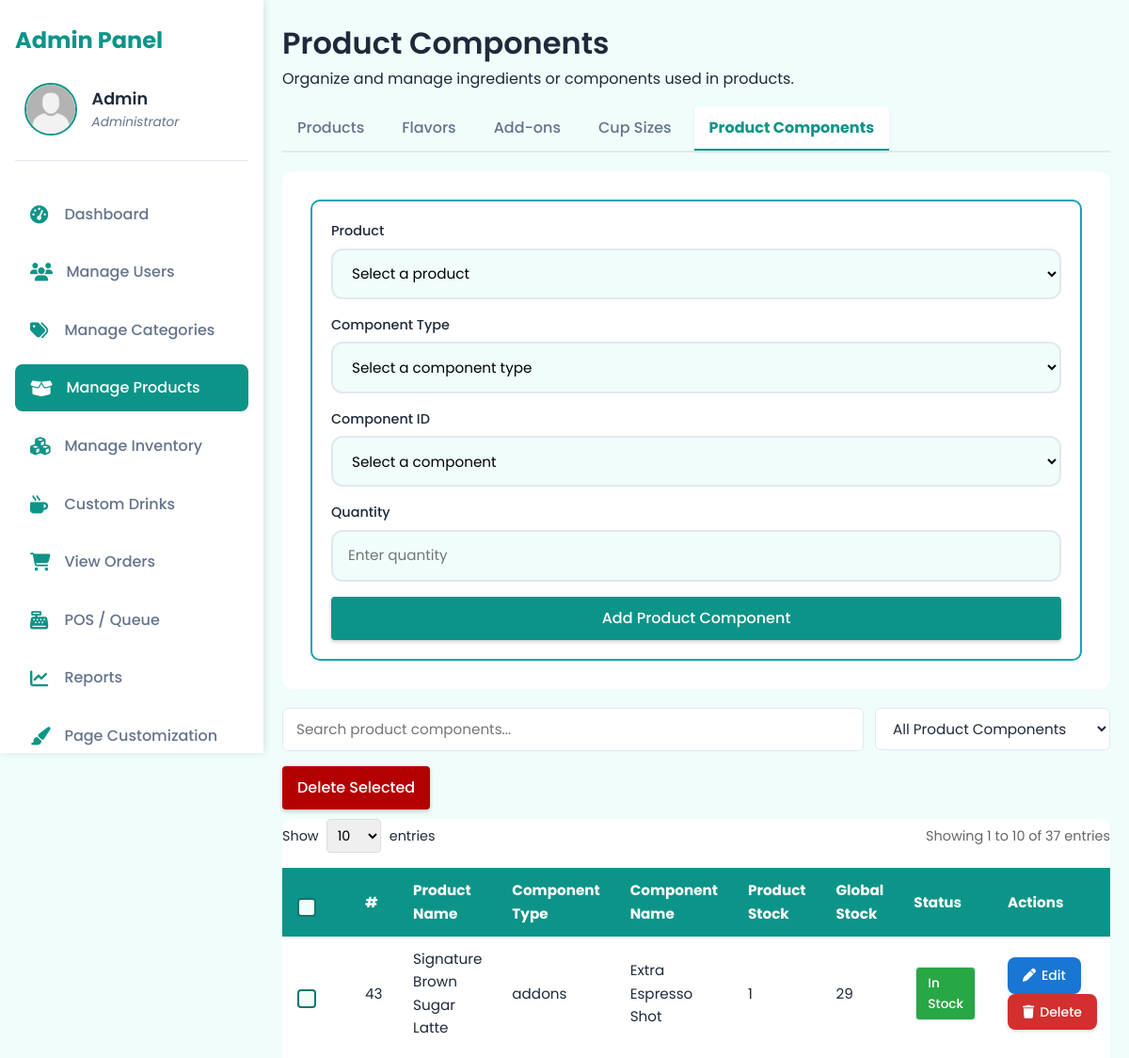
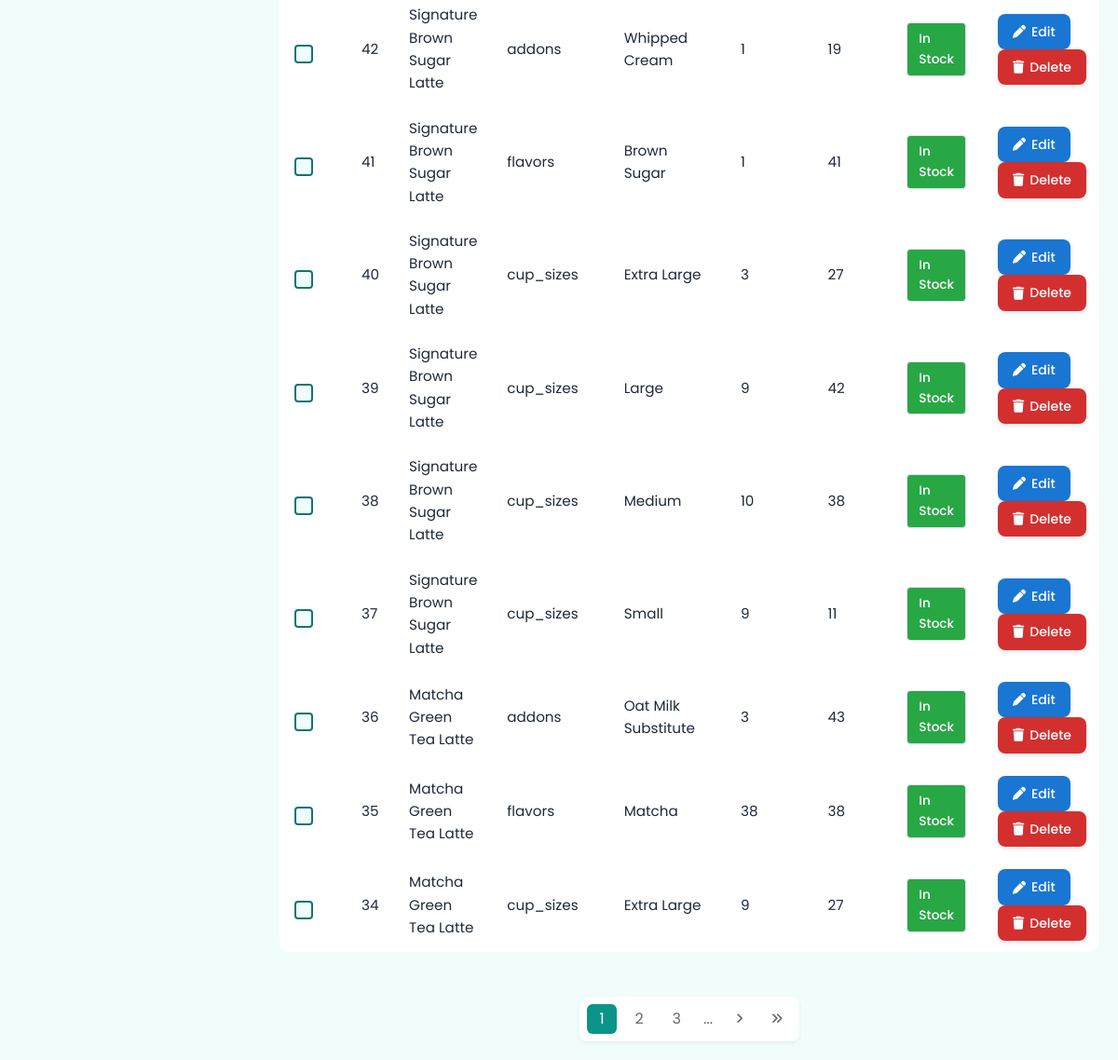
The app's page /dashboard/admin/manage-products.php?tab=product-components (signed in) with its own data (2 pictures, top to bottom).
### tables this page shows
CREATE TABLE `users` (
  `id` int(11) NOT NULL,
  `name` varchar(100) DEFAULT NULL,
  `email` varchar(100) DEFAULT NULL,
  `password` varchar(255) DEFAULT NULL,
  `account_type` enum('admin','customer') DEFAULT 'customer',
  `email_verified` tinyint(1) DEFAULT 0,
  `verification_code` varchar(6) DEFAULT NULL,
  `reset_code` varchar(6) DEFAULT NULL,
  `created_at` timestamp NOT NULL DEFAULT current_timestamp(),
  `full_name` varchar(150) DEFAULT NULL,
  `address` text DEFAULT NULL,
  `age` int(11) DEFAULT NULL,
  `birthday` date DEFAULT NULL,
  `profile_image` varchar(255) DEFAULT NULL,
  `failed_attempts` int(11) DEFAULT 0,
  `is_blocked` tinyint(1) DEFAULT 0
);

CREATE TABLE `product_components` (
  `id` int(11) NOT NULL,
  `product_id` int(11) NOT NULL,
  `component_type` enum('cup_sizes','flavors','addons') DEFAULT NULL,
  `component_id` int(11) NOT NULL,
  `quantity` int(11) NOT NULL DEFAULT 1,
  `active` tinyint(1) DEFAULT 1
);

### dashboard/admin/tabs/product-components.php (the view, shortened to what this page needs)
<?php
require_once __DIR__ . '/../../../config/db.php';
$products = $conn->query("SELECT product_id, product_name FROM products ORDER BY product_id")->fetchAll(PDO::FETCH_ASSOC);
try {
    $conn->query("ALTER TABLE product_components ADD COLUMN IF NOT EXISTS active TINYINT(1) DEFAULT 1 AFTER quantity");
} catch (PDOException $e) {
}
$entries_per_page = isset($_GET['entries']) ? (int)$_GET['entries'] : 10;
$current_page = isset($_GET['page']) ? (int)$_GET['page'] : 1;
$offset = ($current_page - 1) * $entries_per_page;
$total_records = $conn->query("SELECT COUNT(*) FROM product_components")->fetchColumn();
$total_pages = ceil($total_records / $entries_per_page);
$product_components = $conn->query("
    SELECT
        pc.*,
        CASE
            WHEN pc.component_type = 'addons' THEN a.quantity
            WHEN pc.component_type = 'flavors' THEN f.quantity
            WHEN pc.component_type = 'cup_sizes' THEN cs.quantity
        END AS global_quantity
    FROM product_components pc
    LEFT JOIN addons a ON pc.component_type = 'addons' AND pc.component_id = a.addon_id
    LEFT JOIN flavors f ON pc.component_type = 'flavors' AND pc.component_id = f.flavor_id
    LEFT JOIN cup_sizes cs ON pc.component_type = 'cup_sizes' AND pc.component_id = cs.cup_size_id
    ORDER BY pc.id DESC
    LIMIT $offset, $entries_per_page
")->fetchAll(PDO::FETCH_ASSOC);
$product_map = [];
$products = $conn->query("SELECT product_id, product_name FROM products")->fetchAll(PDO::FETCH_ASSOC);
foreach ($products as $p) {
    $product_map[$p['product_id']] = $p['product_name'];
}
function getComponentMap($conn, $table, $id_col, $name_col) {
    $stmt = $conn->prepare("SELECT $id_col AS id, $name_col AS name FROM $table");
    $stmt->execute();
    $map = [];
    foreach ($stmt->fetchAll(PDO::FETCH_ASSOC) as $row) {
        $map[$row['id']] = $row['name'];
    }
    return $map;
}
$cup_size_map = getComponentMap($conn, 'cup_sizes', 'cup_size_id', 'size_name');
$flavor_map = getComponentMap($conn, 'flavors', 'flavor_id', 'flavor_name');
$addon_map = getComponentMap($conn, 'addons', 'addon_id', 'addon_name');
function getStockStatusBadge($productQty, $globalQty) {
    return '<span class="status-badge success">In Stock</span>';
}
?>
<!DOCTYPE html>
<html lang="en">
<head>
  <link rel="stylesheet" href="/alon_at_araw/assets/global.css"/>
  <link rel="stylesheet" href="/alon_at_araw/assets/styles/root-admin.css">
  <link rel="stylesheet" href="/alon_at_araw/assets/styles/product-components.css"/>
  <link rel="stylesheet" href="/alon_at_araw/assets/fonts/font.css">
  <link rel="stylesheet" href="https://cdnjs.cloudflare.com/ajax/libs/jquery-toast-plugin/1.3.2/jquery.toast.min.css" />
  <link rel="stylesheet" href="https://cdnjs.cloudflare.com/ajax/libs/font-awesome/6.4.0/css/all.min.css"/>
<body>
<?php include __DIR__ . '/../../../includes/admin-sidebar.php'; ?>
<main class="users-management">
  <div class="category-form-wrapper">
    <form method="POST" class="category-form">
      <div class="input-container">
        <label for="product-id">Product</label>
        <select id="product-id" name="product_id" required>
          <option value="">Select a product</option>
        </select>
      </div>
      <div class="input-container">
        <label for="component-type">Component Type</label>
        <select id="component-type" name="component_type" required>
          <option value="">Select a component type</option>
        </select>
      </div>
       <div class="input-container">
            <label for="component-id">Component ID</label>
            <select id="component-id" name="component_id" required>
                <option value="">Select a component</option>
            </select>
          </div>
      <div class="input-container">
        <label for="quantity">Quantity</label>
        <input type="number" id="quantity" name="quantity" placeholder="Enter quantity" required min="1" />
      </div>
      <button type="submit" name="add_product_component" class="md-btn md-btn-primary">Add Product Component</button>
    </form>
  </div>
  <div class="user-controls">
    <input type="text" id="searchInput" placeholder="Search product components..." class="search-input" />
    <div class="filter-dropdown">
    <select id="filterSelect" class="filter-select">
        <option value="all">All Product Components</option>
    </select>
    </div>
  </div>
  <form method="POST">
    <button type="button" id="triggerBulkDelete" class="md-btn danger">Delete Selected</button>
    <div class="table-container">
      <div class="table-controls">
        <div class="entries-control">
            <label>Show
                <select id="entriesSelect" onchange="changeEntries(this.value)">
                    <option value="10" <?= $entries_per_page == 10 ? 'selected' : '' ?>>10</option>
                </select>
                entries
            </label>
        </div>
        <div class="table-info">
            Showing <?= min(($current_page - 1) * $entries_per_page + 1, $total_records) ?> to
            <?= min($current_page * $entries_per_page, $total_records) ?> of <?= $total_records ?> entries
        </div>
    </div>
      <table class="user-table">
        <thead>
          <tr>
            <th><label class="md-checkbox"><input type="checkbox" id="select-all" /><span></span></label></th>
            <th>#</th>
            <th>Product Name</th>
            <th>Component Type</th>
            <th>Component Name</th>
            <th>Product Stock</th>
            <th>Global Stock</th>
            <th>Status</th>
            <th>Actions</th>
          </tr>
        </thead>
        <tbody>
          <?php if (count($product_components) > 0): ?>
            <?php foreach ($product_components as $component): ?>
              <?php
                    $isGlobalOutOfStock = $component['global_quantity'] <= 0;
                    $rowClass = $isGlobalOutOfStock ? 'out-of-stock' : '';
                ?>
              <tr style="background-color: <?= $rowClass === 'out-of-stock' ? '#f0f0f0' : '' ?>" class="<?= $rowClass ?>">
                <td>
                  <label class="md-checkbox">
                    <input type="checkbox" name="selected_ids[]" value="<?= $component['id'] ?>" <?= $isGlobalOutOfStock ? 'disabled' : '' ?> /><span></span>
                  </label>
                </td>
                <td><?= $component['id'] ?></td>
                <td><?= htmlspecialchars($product_map[$component['product_id']] ?? 'Unknown') ?></td>
                <td><?= htmlspecialchars($component['component_type']) ?></td>
                <td>
                    <?php
                        switch ($component['component_type']) {
                            case 'cup_sizes':
                                echo htmlspecialchars($cup_size_map[$component['component_id']] ?? 'Unknown');
                                break;
                            case 'flavors':
                                echo htmlspecialchars($flavor_map[$component['component_id']] ?? 'Unknown');
                                break;
                            case 'addons':
                                echo htmlspecialchars($addon_map[$component['component_id']] ?? 'Unknown');
                                break;
                        }
                    ?>
                </td>
                <td><?= htmlspecialchars($component['quantity']) ?></td>
                <td><?= htmlspecialchars($component['global_quantity']) ?></td>
                <td><?= getStockStatusBadge($component['quantity'], $component['global_quantity']) ?></td>
                <td>
                   <?php if ($isGlobalOutOfStock): ?>
                     <span class="status-badge disabled">Disabled (Global Stock Empty)</span>
                   <?php else: ?>
                  <button
                    type="button"
                    class="custom-edit-btn edit-btn"
                    data-id="<?= $component['id'] ?>"
                    data-product-id="<?= $component['product_id'] ?>"
                    data-component-type="<?= htmlspecialchars($component['component_type'], ENT_QUOTES) ?>"
                    data-component-id="<?= $component['component_id'] ?>"
                    data-quantity="<?= $component['quantity'] ?>"
                  >
                    <i class="fas fa-pen"></i> Edit
                  </button>
                  <?php endif; ?>
                  <button
                    type="button"
                    class="custom-delete-btn delete-product-component"
                    data-id="<?= $component['id'] ?>"
                  >
                    <i class="fas fa-trash"></i> Delete
                  </button>
                </td>
              </tr>
            <?php endforeach; ?>
          <?php endif; ?>
        </tbody>
      </table>
    </div>
  </form>
  <?php if ($total_pages > 1): ?>
  <div class="pagination-container">
      <div class="pagination">
          <?php
          $start_page = max(1, $current_page - 2);
          $end_page = min($total_pages, $current_page + 2);
          for ($i = $start_page; $i <= $end_page; $i++):
          ?>
              <a href="?tab=product-components&page=<?= $i ?>&entries=<?= $entries_per_page ?>"
                 class="page-link <?= $i === $current_page ? 'active' : '' ?>">
                  <?= $i ?>
              </a>
          <?php endfor; ?>
          <?php if ($end_page < $total_pages): ?>
              <span class="page-ellipsis">...</span>
          <?php endif; ?>
          <?php if ($current_page < $total_pages): ?>
              <a href="?tab=product-components&page=<?= $current_page + 1 ?>&entries=<?= $entries_per_page ?>" class="page-link next">
                  <i class="fas fa-angle-right"></i>
              </a>
              <a href="?tab=product-components&page=<?= $total_pages ?>&entries=<?= $entries_per_page ?>" class="page-link last">
                  <i class="fas fa-angle-double-right"></i>
              </a>
          <?php endif; ?>
      </div>
  </div>
  <?php endif; ?>
</main>
</body>
</html>

### includes/admin-sidebar.php (shortened to what this page needs)
<?php
$currentPage = basename($_SERVER['PHP_SELF']);
require_once __DIR__ . '/../config/db.php';
$stmt = $conn->prepare("SELECT name, profile_image FROM users WHERE id = ?");
$stmt->execute([$_SESSION['user_id']]);
$admin = $stmt->fetch();
$rawPath = $admin['profile_image'] ?? '';
$cleanPath = preg_replace('#^(\.\./)+#', '', $rawPath);
$profileImagePath = $cleanPath
    ? '/alon_at_araw/' . $cleanPath
    : '/alon_at_araw/assets/images/avatar.png';
?>
<!DOCTYPE html>
<html lang="en">
<head>
    <link rel="stylesheet" href="/alon_at_araw/assets/global.css"/>
    <link rel="stylesheet" href="/alon_at_araw/assets/styles/root-admin.css">
    <link rel="stylesheet" href="/alon_at_araw/assets/styles/admin-sidebar.css"/>
    <link rel="stylesheet" href="/alon_at_araw/assets/fonts/font.css">
    <link rel="stylesheet" href="https://cdnjs.cloudflare.com/ajax/libs/jquery-toast-plugin/1.3.2/jquery.toast.min.css" />
    <link rel="stylesheet" href="https://cdnjs.cloudflare.com/ajax/libs/font-awesome/6.4.0/css/all.min.css"/>
</head>
<body>
<aside class="sidebar">
  <div class="sidebar-header">
  <h2>Admin Panel</h2>
  <a href="admin-profile.php" class="admin-profile-link">
    <div class="admin-profile">
      <img src="<?= htmlspecialchars($profileImagePath) ?>" alt="Admin Profile" class="profile-pic" />
      <div class="admin-info">
        <span class="admin-name"><?= htmlspecialchars($admin['name']) ?></span>
        <small class="admin-role">Administrator</small>
      </div>
    </div>
  </a>
</div>
  <nav class="nav-links">
    <ul>
      <li><a href="dashboard.php" class="<?= $currentPage === 'dashboard.php' ? 'active' : '' ?>"><i class="fas fa-tachometer-alt"></i> Dashboard</a></li>
      <li><a href="manage-users.php" class="<?= $currentPage === 'manage-users.php' ? 'active' : '' ?>"><i class="fas fa-users"></i> Manage Users</a></li>
      <li><a href="manage-categories.php" class="<?= $currentPage === 'manage-categories.php' ? 'active' : '' ?>"><i class="fas fa-tags"></i> Manage Categories</a></li>
      <li><a href="manage-products.php" class="<?= $currentPage === 'manage-products.php' ? 'active' : '' ?>"><i class="fas fa-box-open"></i> Manage Products</a></li>
      <li><a href="inventory.php" class="<?= $currentPage === 'inventory.php' ? 'active' : '' ?>"><i class="fas fa-cubes"></i> Manage Inventory</a></li>
      <li><a href="custom-drinks.php" class="<?= $currentPage === 'custom-drinks.php' ? 'active' : '' ?>"><i class="fas fa-mug-hot"></i> Custom Drinks</a></li>
      <li><a href="view-orders.php" class="<?= $currentPage === 'view-orders.php' ? 'active' : '' ?>"><i class="fas fa-shopping-cart"></i> View Orders</a></li>
      <li><a href="pos.php" class="<?= $currentPage === 'pos.php' ? 'active' : '' ?>"><i class="fas fa-cash-register"></i> POS / Queue</a></li>
      <li><a href="reports.php" class="<?= $currentPage === 'reports.php' ? 'active' : '' ?>"><i class="fas fa-chart-line"></i> Reports</a></li>
      <li><a href="customize-site.php" class="<?= $currentPage === 'customize-site.php' ? 'active' : '' ?>"><i class="fas fa-paint-brush"></i> Page Customization</a></li>
    </ul>
  </nav>
</aside>
</body>
</html>

### records on screen
users: name "Admin"
product_components: id "43", product "Signature Brown Sugar Latte", component_type "addons", component "Extra Espresso Shot", quantity "1", global_quantity "29"
product_components: id "42", product "Signature Brown Sugar Latte", component_type "addons", component "Whipped Cream", quantity "1", global_quantity "19"
product_components: id "41", product "Signature Brown Sugar Latte", component_type "flavors", component "Brown Sugar", quantity "1", global_quantity "41"
product_components: id "40", product "Signature Brown Sugar Latte", component_type "cup_sizes", component "Extra Large", quantity "3", global_quantity "27"
product_components: id "39", product "Signature Brown Sugar Latte", component_type "cup_sizes", component "Large", quantity "9", global_quantity "42"
product_components: id "38", product "Signature Brown Sugar Latte", component_type "cup_sizes", component "Medium", quantity "10", global_quantity "38"
product_components: id "37", product "Signature Brown Sugar Latte", component_type "cup_sizes", component "Small", quantity "9", global_quantity "11"
product_components: id "36", product "Matcha Green Tea Latte", component_type "addons", component "Oat Milk Substitute", quantity "3", global_quantity "43"
product_components: id "35", product "Matcha Green Tea Latte", component_type "flavors", component "Matcha", quantity "38", global_quantity "38"
product_components: id "34", product "Matcha Green Tea Latte", component_type "cup_sizes", component "Extra Large", quantity "9", global_quantity "27"

### other values on screen
$current_tab_title "Product Components"
$current_tab_desc "Organize and manage ingredients or components used in products."
min(($current_page - 1) * $entries_per_page + 1, $total_records) "1"
min($current_page * $entries_per_page, $total_records) "10"
$total_records "37"
